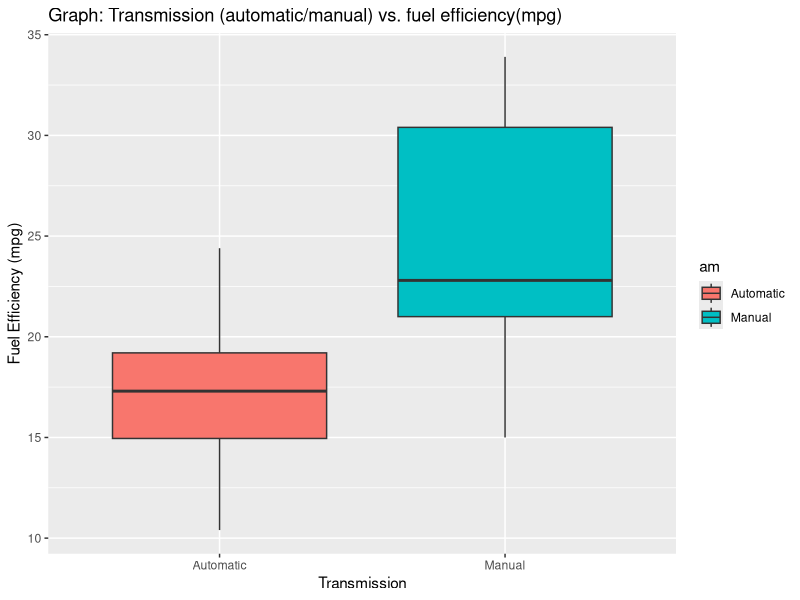
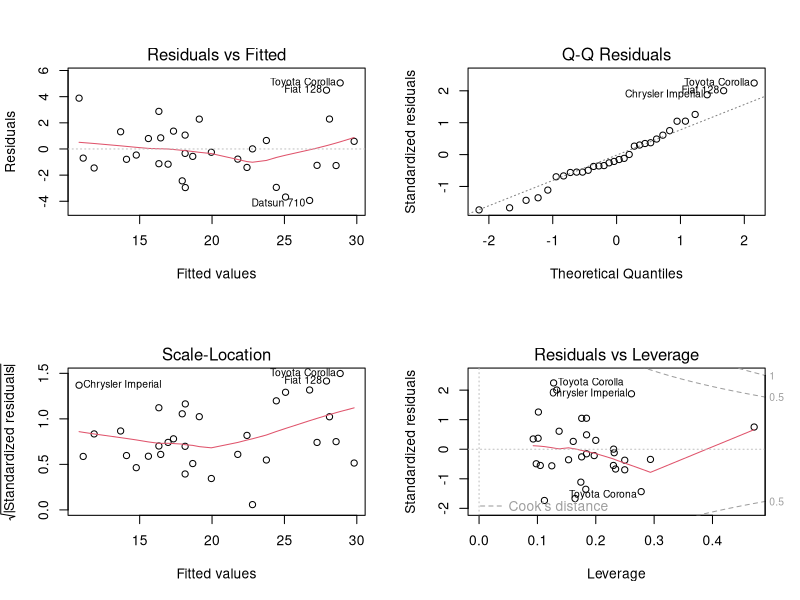

These charts were generated, in order, by the following R code:
## ---- chunk 1
knitr::opts_chunk$set(echo = TRUE)
## ---- chunk 2
library(ggplot2) # for visualization
## ---- chunk 3
data(mtcars)
str(mtcars)
## ---- chunk 4
mtcars$cyl <- factor(mtcars$cyl)
mtcars$vs <- factor(mtcars$vs)
mtcars$am <- factor(mtcars$am, labels =c("Automatic", "Manual"))
mtcars$gear <- factor(mtcars$gear)
mtcars$carb <- factor(mtcars$carb)
## ---- chunk 5
ggplot(mtcars, aes(x = am, y = mpg, fill=am) ) + 
    geom_boxplot() +
    ggtitle("Graph: Transmission (automatic/manual) vs. fuel efficiency(mpg) ") +
    xlab("Transmission") +
    ylab("Fuel Efficiency (mpg)")
## ---- chunk 6
test <- t.test(mpg ~ am, data = mtcars)

test$p.value
## ---- chunk 7
autoMeanMPG <- mean(mtcars$mpg[mtcars$am == 0])

manualMeanMPG <- mean(mtcars$mpg[mtcars$am == 1])
## ---- chunk 8
baseModel <- lm(mpg ~ am, data = mtcars)
summary(baseModel)
## ---- chunk 9
fullModel <- lm(mpg ~ ., data = mtcars)
summary(fullModel)
## ---- chunk 10
stepModel <- step(fullModel, direction = "backward", trace = FALSE)
summary(stepModel)
## ---- chunk 11
#confint(stepModel)["am",]
## ---- chunk 12
par(mfrow = c(2, 2))
plot(stepModel)
